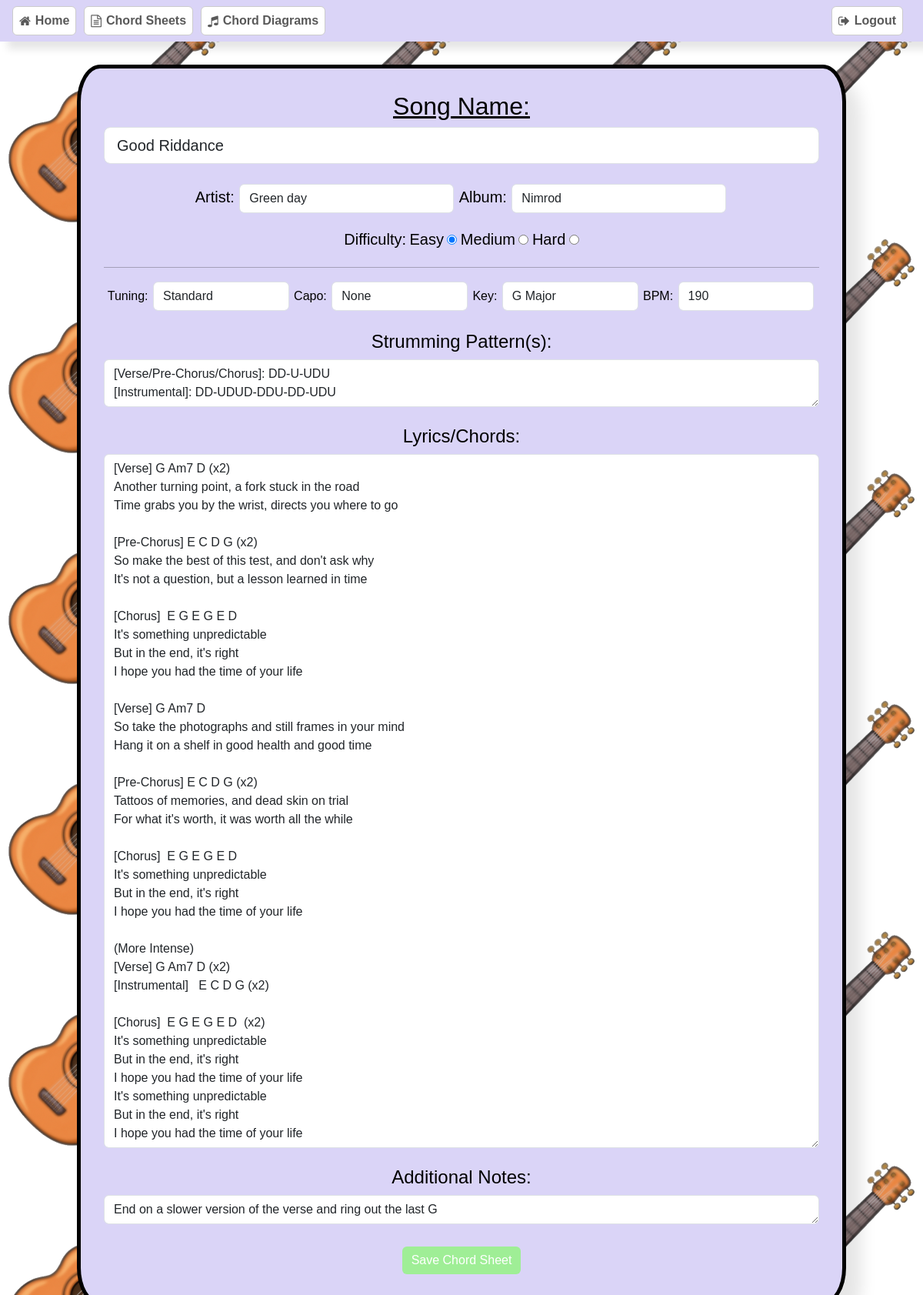
The page /edit-chord-sheet/1 (signed in) on the database its author committed.
### website/models.py (models this page shows)
class ChordSheet(db.Model):
    id = db.Column(db.Integer, primary_key=True)
    user_id = db.Column(db.Integer, db.ForeignKey('user.id'))
    song_name = db.Column(db.String(150))
    artist = db.Column(db.String(150))
    album = db.Column(db.String(150))
    difficulty = db.Column(db.String(50))
    tuning = db.Column(db.String(50))
    capo = db.Column(db.String(50))
    key = db.Column(db.String(50))
    bpm = db.Column(db.String(50))
    strumming_pattern = db.Column(db.String(300))
    lyrics_chords = db.Column(db.String(1000))
    notes = db.Column(db.String(300))

### website/views.py (the view, shortened to what this page needs)
@views.route("/edit-chord-sheet/<int:sheet_id>", methods = ["GET","POST"])
@login_required
def edit_chord_sheet(sheet_id):
    sheet = ChordSheet.query.filter_by(id = sheet_id, user_id = current_user.id,).first()
    if sheet.user_id != current_user.id:
        abort(403)
    return render_template("edit_chord_sheet.html", sheet=sheet)

### website/__init__.py (called while the page is built)
def create_app():
    app = Flask(__name__)
    app.config['SECRET_KEY'] = 'alt0177pkadwDWki#@/3219'
    from .models import User
    from .models import ChordDiagram
    from .models import ChordSheet
    app.config['SQLALCHEMY_DATABASE_URI'] = f'sqlite:///{DB_NAME}'
    db.init_app(app)
    create_database(app)
    login_manager = LoginManager()
    login_manager.login_view = 'auth.login' #redirect if not logged in
    login_manager.init_app(app)
    @login_manager.user_loader
    def load_user(id):
        return User.query.get(int(id))
    from .views import views
    from .auth import auth
    app.register_blueprint(views,url_prefix ='/')
    app.register_blueprint(auth,url_prefix ='/')
    return app

### website/templates/edit_chord_sheet.html (shortened to what this page needs)
{% extends "base.html" %}
{% block content %}
<form id="chord-sheets-container" method="post">
    <label for="songName"><h2><u>Song Name:</u></h2></label>
    <input type="text" id="songName" class="form-control form-control-lg" name="songName" value="{{ sheet.song_name }}" placeholder="e.g. Good Riddance" required>
    <br>
    <label for="artist"><h5>Artist:</h5></label>
    <input type="text" id="artist"  class="form-control inline" name="artist" value="{{ sheet.artist }}" placeholder="e.g. Green Day" required>
    <label for="album"><h5>Album:</h5></label>
    <input type="text" id="album" class="form-control inline" name="album" value="{{ sheet.album }}" placeholder="e.g. Nimrod" required>
    <br>
    <div class="difficulty">
        <label for="difficulty"><h5>Difficulty:</h5></label>
        <label for="Easy" class="easy"><h5>Easy</h5></label>
        <input type="radio" id="Easy" value="Easy" name="difficulty" required
        {% if sheet.difficulty == "Easy" %} checked {% endif %}>
        <label for="Medium" class="medium"><h5>Medium</h5></label>
        <input type="radio" id="Medium" value="Medium" name="difficulty" required
        {% if sheet.difficulty == "Medium" %} checked {% endif %}>
        <label for="Hard" class="hard"><h5>Hard</h5></label>
        <input type="radio" id="Hard" value="Hard" name="difficulty" required
        {% if sheet.difficulty == "Hard" %} checked {% endif %}>
    </div>
    <hr>
    <label for="tuning"><h6>Tuning:</h6></label>
    <input type="text" id="tuning"  class="form-control inline wide" value="{{ sheet.tuning }}" placeholder="e.g. B D D D D D" name="tuning">
    <label for="Capo"><h6>Capo:</h6></label>
    <input type="text" id="capo" class="form-control inline wide" value="{{ sheet.capo }}" placeholder="e.g. 4th fret" name="capo">
    <label for="Key"><h6>Key:</h6></label>
    <input type="text" id="key"  class="form-control inline wide" value="{{ sheet.key }}" placeholder="e.g. F# Minor" name="key">
    <label for="BPM"><h6>BPM:</h6></label>
    <input type="text" id="BPM" class="form-control inline wide" value="{{ sheet.bpm }}" placeholder="e.g. 120" name="bpm">
    <br><br>
    <label for="strummingPatterns"><h4>Strumming Pattern(s):</h4></label>
    <textarea id="strummingPatterns" class="form-control" placeholder="e.g. [Verse]: DD-UDU x3 (Palm Muted)&#10;Chorus: DD-UDU x3" name="strummingPatterns" required>{{ sheet.strumming_pattern }}</textarea>
    <br>
    <label for="lyrics"><h4>Lyrics/Chords:</h4></label>
    <textarea id="lyrics" class="form-control" placeholder="e.g. [Intro] Am G C(x2) &#10;I was scared of dentists and the dark..."  name="lyricsChords" required>{{ sheet.lyrics_chords }}</textarea>
    <br>
    <label for="notes"><h4>Additional Notes:</h4></label>
    <textarea id="notes" class="form-control"  placeholder="e.g. The chorus was easier than the verse &#10;Focus bass strings for the pre-chorus"  name="notes">{{ sheet.notes }}</textarea>
    <br>
    <button type="submit" class="btn btn-success">Save Chord Sheet</button>
</form>
{% endblock %}

### website/static/style.css (style rules this page uses)
body { background-image:url("guitar_blur_small.png"); }
#chord-sheets-container { margin: 0 auto; width: 1000px; flex-direction: column; color: black; padding: 30px; font-family: sans-serif; background-color: #DAD4F7; border: solid 5px black; border-radius: 3%; box-shadow: 20px 20px 20px rgba(0,0,0,0.1); margin-top: 30px; margin-bottom: 30px; text-align: center; }
.difficulty { margin-top: 20px; margin-bottom: 10px; }
textarea { overflow: auto; field-sizing: content; inline-size: 100%; }
.btn-success { background-color: #9fee96; color: white; border: 0px; margin: 5px; text-align: center; }
.form-control.inline { display: inline-block; width: 30%; margin: 2px; }
.form-control.inline.wide { display: inline-block; width: 19%; margin: 2px; }

### rows shown on the page
ChordSheet: songName "Good Riddance", artist "Green day", album "Nimrod", difficulty "☑ Easy", difficulty "☐ Medium", difficulty "☐ Hard", tuning "Standard", capo "None", key "G Major", bpm "190", strummingPatterns "[Verse/Pre-Chorus/Chorus]: DD-U-UDU [Instrumental]: DD-UDUD-DDU-DD-UDU", lyricsChords "[Verse] G Am7 D (x2) Another turning point, a fork stuck in the road Time grabs you by the wrist, directs you where to go [Pre-Chorus] E C D G (x2) So make the best of this test, and don't ask why It's not a question, but a lesson learned in time [Chorus] E G E G E D It's something unpredictable But in the end, it's right I hope you had the time of your life [Verse] G Am7 D So take the photographs and still frames in your mind Hang it on a shelf in good health and good time [Pre-Chorus] E C D G (x2) Tattoos of memories, and dead skin on trial For what it's worth, it was worth all the while [Chorus] E G E G E D It's something unpredictable But in the end, it's right I hope you had the time…", notes "End on a slower version of the verse and ring out the last G"
